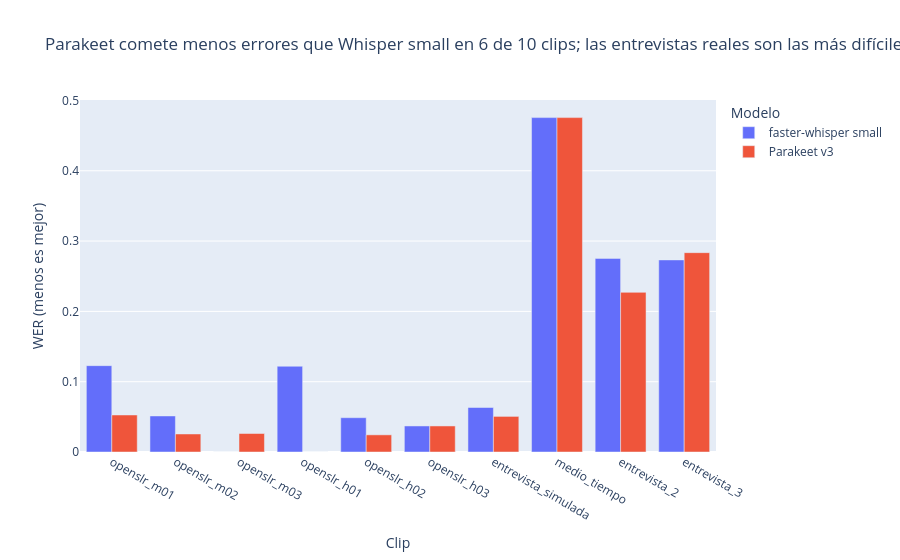

The code cell stored with this chart in its notebook:
### Code cell
grafico = muestra_audio.melt(id_vars=["id", "condicion"], value_vars=["wer_small", "wer_parakeet"], var_name="modelo", value_name="WER")
grafico["modelo"] = grafico["modelo"].map({"wer_small": "faster-whisper small", "wer_parakeet": "Parakeet v3"})
fig = px.bar(grafico, x="id", y="WER", color="modelo", barmode="group", hover_data=["condicion"],
             title=f"Parakeet comete {'menos' if wer_alternativo < wer_base else 'más'} errores que Whisper small en {(muestra_audio['wer_parakeet'] < muestra_audio['wer_small']).sum()} de 10 clips; las entrevistas reales son las más difíciles",
             labels={"id": "Clip", "WER": "WER (menos es mejor)", "modelo": "Modelo"})
fig.show()

### Figure 1 — Plotly figure (JSON) as saved in the notebook; plotly's stock layout.template omitted (floating-point values rounded to 4 significant figures)
{"data": [{"alignmentgroup": "True", "customdata": [["leído en estudio (OpenSLR)"], ["leído en estudio (OpenSLR)"], ["leído en estudio (OpenSLR)"], ["leído en estudio (OpenSLR)"], ["leído en estudio (OpenSLR)"], ["leído en estudio (OpenSLR)"], ["dos voces alternadas (OpenSLR)"], ["entrevista real (Commons)"], ["entrevista real (Commons)"], ["entrevista real (Commons)"]], "hovertemplate": "Modelo=faster-whisper small<br>Clip=%{x}<br>WER (menos es mejor)=%{y}<br>condicion=%{customdata[0]}<extra></extra>", "legendgroup": "faster-whisper small", "marker": {"color": "#636efa", "pattern": {"shape": ""}}, "name": "faster-whisper small", "offsetgroup": "faster-whisper small", "orientation": "v", "showlegend": true, "textposition": "auto", "type": "bar", "x": ["openslr_m01", "openslr_m02", "openslr_m03", "openslr_h01", "openslr_h02", "openslr_h03", "entrevista_simulada", "medio_tiempo", "entrevista_2", "entrevista_3"], "xaxis": "x", "y": [0.1228, 0.05128, 0.0, 0.122, 0.04878, 0.03704, 0.06329, 0.4756, 0.2754, 0.2732], "yaxis": "y"}, {"alignmentgroup": "True", "customdata": [["leído en estudio (OpenSLR)"], ["leído en estudio (OpenSLR)"], ["leído en estudio (OpenSLR)"], ["leído en estudio (OpenSLR)"], ["leído en estudio (OpenSLR)"], ["leído en estudio (OpenSLR)"], ["dos voces alternadas (OpenSLR)"], ["entrevista real (Commons)"], ["entrevista real (Commons)"], ["entrevista real (Commons)"]], "hovertemplate": "Modelo=Parakeet v3<br>Clip=%{x}<br>WER (menos es mejor)=%{y}<br>condicion=%{customdata[0]}<extra></extra>", "legendgroup": "Parakeet v3", "marker": {"color": "#EF553B", "pattern": {"shape": ""}}, "name": "Parakeet v3", "offsetgroup": "Parakeet v3", "orientation": "v", "showlegend": true, "textposition": "auto", "type": "bar", "x": ["openslr_m01", "openslr_m02", "openslr_m03", "openslr_h01", "openslr_h02", "openslr_h03", "entrevista_simulada", "medio_tiempo", "entrevista_2", "entrevista_3"], "xaxis": "x", "y": [0.05263, 0.02564, 0.02632, 0.0, 0.02439, 0.03704, 0.05063, 0.4756, 0.2271, 0.2835], "yaxis": "y"}], "layout": {"barmode": "group", "legend": {"title": {"text": "Modelo"}, "tracegroupgap": 0}, "title": {"text": "Parakeet comete menos errores que Whisper small en 6 de 10 clips; las entrevistas reales son las más difíciles"}, "xaxis": {"anchor": "y", "domain": [0.0, 1.0], "title": {"text": "Clip"}}, "yaxis": {"anchor": "x", "domain": [0.0, 1.0], "title": {"text": "WER (menos es mejor)"}}}}
